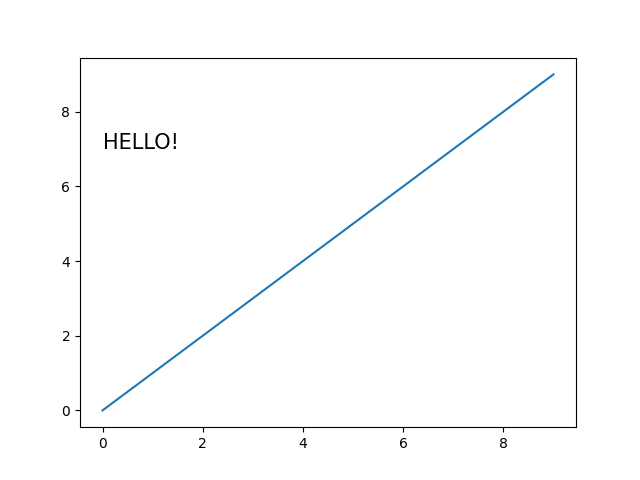

Source code (Python):
import matplotlib.pyplot as plt
x = [i for i in range(10)]
y = [i*2 for i in range(10)]
plt.text(0, 7, 'HELLO!', fontsize=15)
plt.plot(range(0,10), range(0,10))

plt.show()
